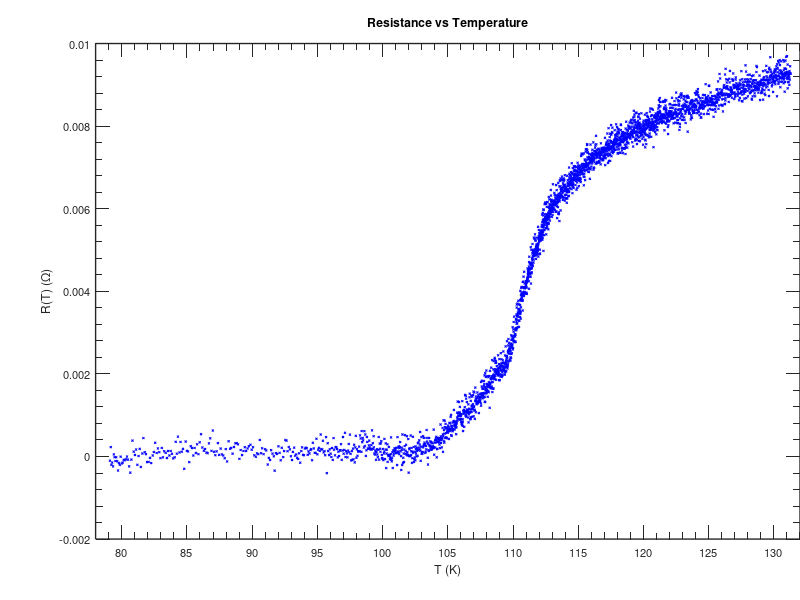

This chart was generated by the following MATLAB code:
% Plot the data for the fast heating of the superconductor
clear;  clc;

% import data
slowR=importdata('slowHeatR.csv');
slowV=importdata('slowHeatV.csv');

% Convert voltage to temperature
Voff=0.000366;
Vo=0.460024;
a0=-0.002698;
slowT=(slowV+Voff-Vo)./a0+273;

% initialize time array
time=linspace(0,1000,length(slowR));

%%%%%% Make a publication quality plot %%%%%%
% Choose the size of the final figure
Units='Centimeters';
figWidth=8.5;
figHeight=7;

% Create a figure window with the correct size
ff=figure('Units',Units,'Position',[10 10 figWidth figHeight]);

% Plot the data
% Create a line at First deviation and zero resistance
% ymin=-2e-3;ymax=10e-3;
% y1=linspace(ymin,ymax);
% y2=linspace(ymin,ymax);
% x1=116;x2=102.5;
% pp=plot(slowT,slowR,'k.',x1,y1,'r-',x2,y2,'b-');
pp = plot(slowT, slowR, 'b.');

% Set the lineseries visual properties
set(pp(1),'MarkerSize',1.5,'Marker','x',...
    'MarkerFaceColor','b');% Make the dots a bit bigger
%set(pp(2),'MarkerSize',1.5,'Marker','.',...
%    'MarkerFaceColor','b');  % Make the dots a bit bigger
%set(pp(3),'MarkerSize',1.5,'Marker','.',...
%    'MarkerFaceColor','r');  % Make the dots a bit bigger
%set(pp(2),'LineWidth',1,'LineStyle','-');  % Make the First Transition line thicker
%set(pp(3),'LineWidth',1,'LineStyle','-');  % Make the Zero Resistance line thicker

% Set the plot limits and put on labels
ymin=-2e-3;ymax=10e-3;
axis([78 132 ymin ymax])
title('Resistance vs Temperature')
xlabel('T (K)')
ylabel('R(T) (\Omega)')

% Create text to label the lines on the plot
% s1=sprintf('First \nDeviation');
% s2=sprintf('Zero \nResistance');
% text(112.5,1e-3,s1);
% text(97.5,8e-3,s2);

% get a handle to the axes and set the axes visual properties
aa=gca;

% Make the ticks a little longer and set the minor ticks
% to display
% Fill Array with tick marks
m=1;
M=12;
xTick=zeros(1,M);
while m<M
    xTick(m)=80+5*(m-1);
    m=m+1;
end
% Set ticks
set(aa,'LineWidth',1,...
    'TickLength',get(aa,'TickLength')*2,...
    'FontSize',8,...    % Set the font for the axes
    'XTick',xTick(1:end-1),...
    'XMinorTick','On',...
    'YMinorTick','On')

% Put in a legend
%legend('Temperature',...
%    'First Deviation','Zero Resistance','Location','NorthWest')
%%%%%%%% NOTE THAT THE LEGEND COMMAND IS NOT WORKING PROPERLY FOR PLOTTING
%%%%%%%% MULTIPLE LINES

% Set the output size for the figure.
% DO THIS LAST because the margins depend on font size, etc.
set(aa,'Units',Units,'OuterPosition',[0 0 figWidth figHeight])

% Calculate where the axes box should be placed inside the
% figure (using information from 'TightInset').
newPos=get(aa,'OuterPosition')-...
    get(aa,'TightInset')*[-1 0 1 0; 0 -1 0 1; 0 0 1 0; 0 0 0 1];

% The 'Position' property describes the rectangle
% around the plotted data. Set the position of
% the axes within the figure.
set(aa,'Position',newPos)
